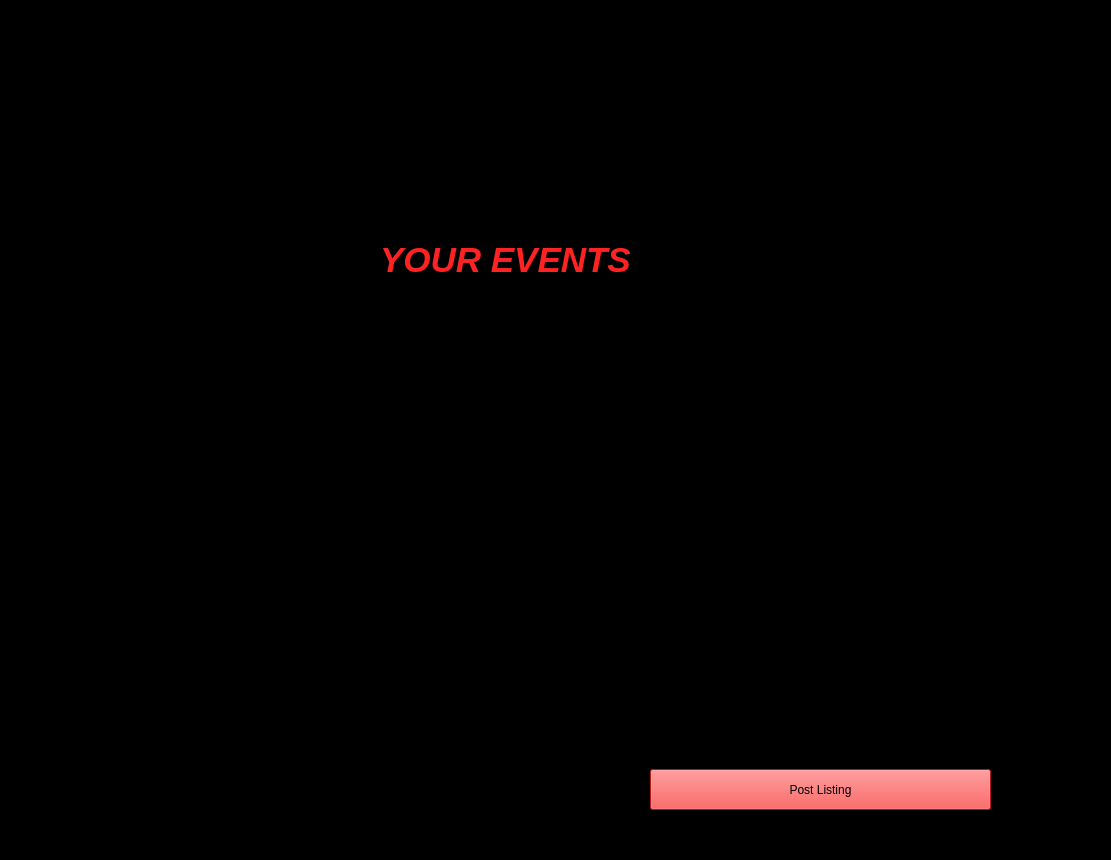
<?xml version="1.0" encoding="UTF-8"?>
<ui version="4.0">
 <class>MainWindow</class>
 <widget class="QMainWindow" name="MainWindow">
  <property name="geometry">
   <rect>
    <x>0</x>
    <y>0</y>
    <width>1111</width>
    <height>860</height>
   </rect>
  </property>
  <property name="windowTitle">
   <string>MainWindow</string>
  </property>
  <property name="layoutDirection">
   <enum>Qt::RightToLeft</enum>
  </property>
  <property name="styleSheet">
   <string notr="true">background-color: rgb(0, 0, 0);</string>
  </property>
  <widget class="QWidget" name="centralwidget">
   <widget class="QLabel" name="label">
    <property name="geometry">
     <rect>
      <x>0</x>
      <y>0</y>
      <width>1281</width>
      <height>141</height>
     </rect>
    </property>
    <property name="text">
     <string/>
    </property>
    <property name="pixmap">
     <pixmap>banner.png</pixmap>
    </property>
   </widget>
   <widget class="QPushButton" name="pushButton">
    <property name="geometry">
     <rect>
      <x>650</x>
      <y>750</y>
      <width>341</width>
      <height>41</height>
     </rect>
    </property>
    <property name="styleSheet">
     <string notr="true">background-color: rgb(255, 34, 34);</string>
    </property>
    <property name="text">
     <string>Post Listing</string>
    </property>
   </widget>
   <widget class="QLabel" name="label_6">
    <property name="geometry">
     <rect>
      <x>210</x>
      <y>280</y>
      <width>631</width>
      <height>411</height>
     </rect>
    </property>
    <property name="font">
     <font>
      <pointsize>14</pointsize>
     </font>
    </property>
    <property name="styleSheet">
     <string notr="true">color: rgb(255, 34, 34);</string>
    </property>
    <property name="text">
     <string/>
    </property>
   </widget>
   <widget class="QLabel" name="label_2">
    <property name="geometry">
     <rect>
      <x>380</x>
      <y>190</y>
      <width>321</width>
      <height>101</height>
     </rect>
    </property>
    <property name="font">
     <font>
      <pointsize>26</pointsize>
      <weight>75</weight>
      <italic>true</italic>
      <bold>true</bold>
     </font>
    </property>
    <property name="styleSheet">
     <string notr="true">color: rgb(255, 34, 34);</string>
    </property>
    <property name="text">
     <string>YOUR EVENTS</string>
    </property>
   </widget>
  </widget>
  <widget class="QMenuBar" name="menubar">
   <property name="geometry">
    <rect>
     <x>0</x>
     <y>0</y>
     <width>1111</width>
     <height>26</height>
    </rect>
   </property>
   <widget class="QMenu" name="menuProfile">
    <property name="layoutDirection">
     <enum>Qt::RightToLeft</enum>
    </property>
    <property name="title">
     <string>Profile</string>
    </property>
    <addaction name="actionView_your_profile"/>
    <addaction name="actionSettings"/>
    <addaction name="actionLog_out"/>
   </widget>
   <addaction name="menuProfile"/>
  </widget>
  <widget class="QStatusBar" name="statusbar"/>
  <action name="actionView_your_profile">
   <property name="text">
    <string>View your profile</string>
   </property>
  </action>
  <action name="actionSettings">
   <property name="text">
    <string>Settings</string>
   </property>
  </action>
  <action name="actionLog_out">
   <property name="text">
    <string>Log out</string>
   </property>
  </action>
 </widget>
 <resources/>
 <connections/>
</ui>
